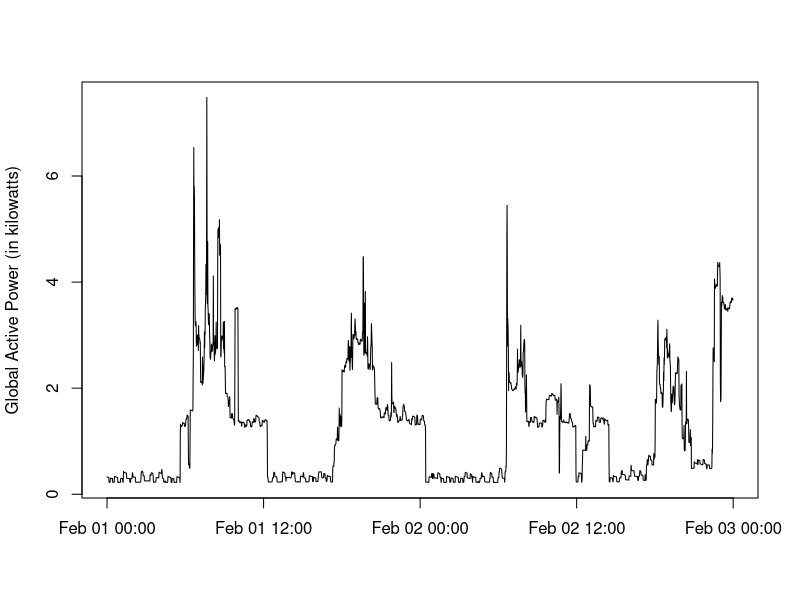

This figure's R source:
#Pre-requisite : create_data.R has been executed => project-data.csv exists in RWork directory

#Language settings
local_origin <- Sys.getlocale( category = "LC_TIME" )
Sys.setlocale("LC_TIME", "C")


#Getting & parsing data
read.csv("project-data.csv",header=TRUE, stringsAsFactors = FALSE)->pdata
as.Date(pdata$Date)->pdata$Date
strptime(pdata$Time, format="%Y-%m-%d %H:%M:%S")->pdata$Time

#Creating 2nd plot
with(pdata, plot(Time, Global_active_power, type="l", xlab="", ylab="Global Active Power (in kilowatts)"))
dev.copy(png,'plot2.png',width = 480, height = 480)
dev.off()

#Language settings
Sys.setlocale("LC_TIME",local_origin)
